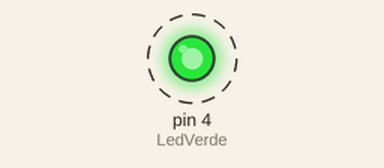
A sketch run on a simulated Arduino Uno, built with avr-gcc and run on an emulated ATmega328P. Shown: output pins drawn as LEDs (lit = HIGH). Dashed ring = blinking.

Above: at 0.2 s.
Timing chart, 0 to 3.0 s (numbered marks = the images above):
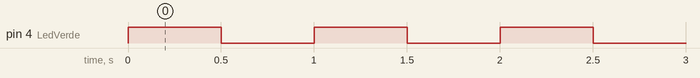

Measured:
- by itself, pin 4 (LedVerde): alternates HIGH for 0.50 s and LOW for 0.50 s

The sketch:

Taller_parte_2.ino
```cpp
/*
   Fundacion Kinal
   Centro Educativo Tecnico Laboral Kinal
   Quinto Perito
   Quinto Electronica
   Codigo Tecnico: EB5AM
   Curso:Taller Electrónica Digital y Reparación de Computadoras I
   Proyecto: Como leer un pin digital
   Alumno: Denis Estuardo de Jesús Ramírez Padilla
   Fecha : 12 de abril del 2024
*/

// Directivas del preprocesador
    #define LedVerde 4          //Pin4 conectado a un led
    #define tiempo_espera 500    //Tiempo entre estados del led

void setup()
{
  pinMode(LedVerde, OUTPUT);    //Pin4 como salida
  digitalWrite(LedVerde, LOW);   // LED conectado al pin13 inicia apagado
}

void loop()
{
  digitalWrite(LedVerde, HIGH);  //Enciendo el led conectado al pin4
  delay(tiempo_espera);    // Espera de 500 milisegundos.
  digitalWrite(LedVerde, LOW);   //Apago el led conectado al pin4
  delay(tiempo_espera);   // espera de 500 miliseugndos
}
```
